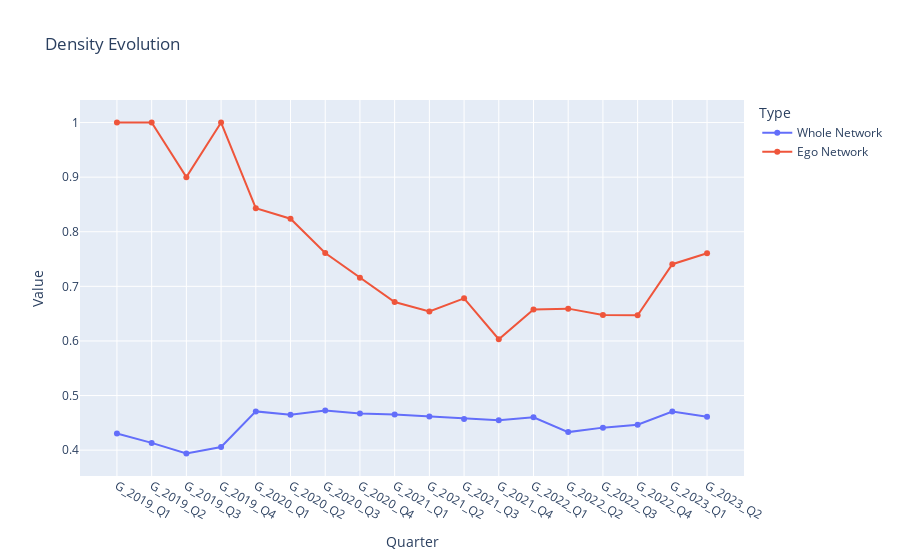

This figure's notebook cell:
### Code cell
plot_evolution({key:quarterData['density'] for (key, quarterData) in summaryWholeAllTime.items()},
               {key:quarterData['density'] for (key, quarterData) in summaryEgoAllTime.items()},
               'Density Evolution')

### Figure 1 — Plotly figure (JSON) as saved in the notebook; plotly's stock layout.template omitted (floating-point values rounded to 4 significant figures)
{"data": [{"hovertemplate": "Type=Whole Network<br>Quarter=%{x}<br>Value=%{y}<extra></extra>", "legendgroup": "Whole Network", "line": {"color": "#636efa", "dash": "solid"}, "marker": {"symbol": "circle"}, "mode": "lines+markers", "name": "Whole Network", "orientation": "v", "showlegend": true, "type": "scatter", "x": ["G_2019_Q1", "G_2019_Q2", "G_2019_Q3", "G_2019_Q4", "G_2020_Q1", "G_2020_Q2", "G_2020_Q3", "G_2020_Q4", "G_2021_Q1", "G_2021_Q2", "G_2021_Q3", "G_2021_Q4", "G_2022_Q1", "G_2022_Q2", "G_2022_Q3", "G_2022_Q4", "G_2023_Q1", "G_2023_Q2"], "xaxis": "x", "y": [0.4306, 0.4132, 0.3939, 0.4057, 0.471, 0.4648, 0.4727, 0.4672, 0.4651, 0.4614, 0.4569, 0.4545, 0.46, 0.433, 0.4412, 0.4467, 0.4706, 0.4612], "yaxis": "y"}, {"hovertemplate": "Type=Ego Network<br>Quarter=%{x}<br>Value=%{y}<extra></extra>", "legendgroup": "Ego Network", "line": {"color": "#EF553B", "dash": "solid"}, "marker": {"symbol": "circle"}, "mode": "lines+markers", "name": "Ego Network", "orientation": "v", "showlegend": true, "type": "scatter", "x": ["G_2019_Q1", "G_2019_Q2", "G_2019_Q3", "G_2019_Q4", "G_2020_Q1", "G_2020_Q2", "G_2020_Q3", "G_2020_Q4", "G_2021_Q1", "G_2021_Q2", "G_2021_Q3", "G_2021_Q4", "G_2022_Q1", "G_2022_Q2", "G_2022_Q3", "G_2022_Q4", "G_2023_Q1", "G_2023_Q2"], "xaxis": "x", "y": [1, 1, 0.9, 1, 0.8431, 0.8238, 0.7611, 0.7159, 0.6713, 0.654, 0.678, 0.6031, 0.6577, 0.6592, 0.6476, 0.6471, 0.7405, 0.7607], "yaxis": "y"}], "layout": {"legend": {"title": {"text": "Type"}, "tracegroupgap": 0}, "title": {"text": "Density Evolution"}, "xaxis": {"anchor": "y", "domain": [0, 1], "title": {"text": "Quarter"}}, "yaxis": {"anchor": "x", "domain": [0, 1], "title": {"text": "Value"}}}}
